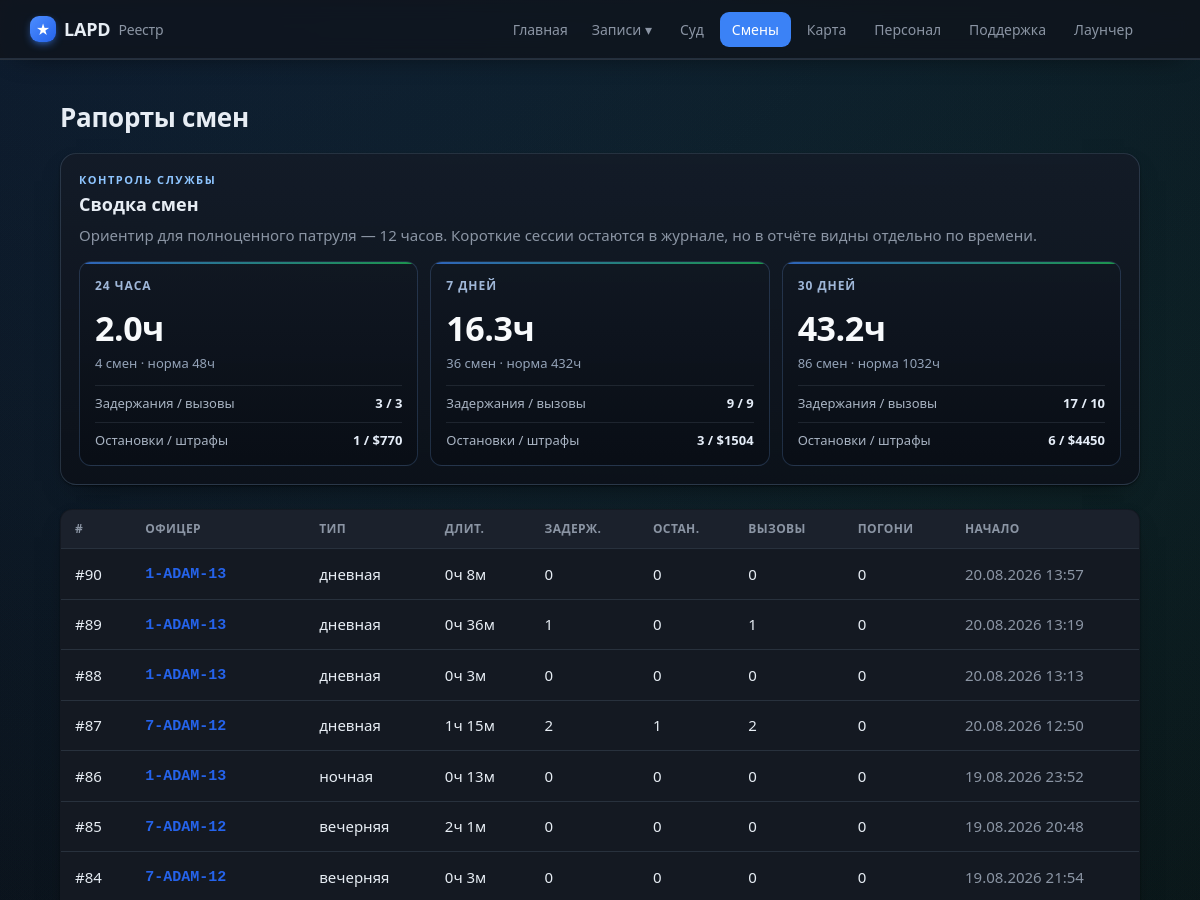
Page /shifts (upper part) on the earlier database version.
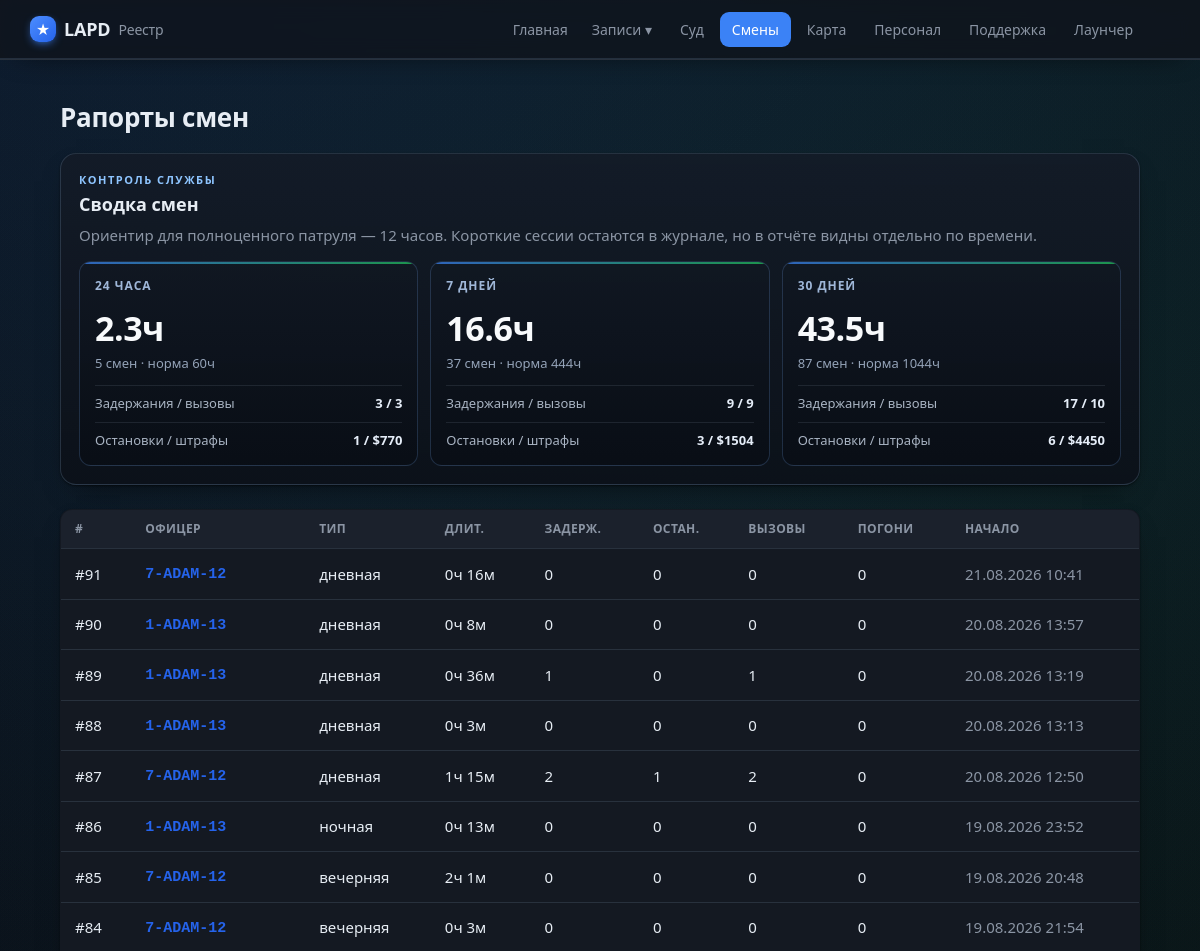
Same page on the later database version.
### tables this page shows
CREATE TABLE shifts (
                id INTEGER PRIMARY KEY AUTOINCREMENT,
                officer_id INTEGER NOT NULL,
                shift_type TEXT,
                started_at TEXT NOT NULL,
                ended_at TEXT,
                duration_min INTEGER DEFAULT 0,
                arrests INTEGER DEFAULT 0,
                traffic_stops INTEGER DEFAULT 0,
                pursuits INTEGER DEFAULT 0,
                pit INTEGER DEFAULT 0,
                callouts INTEGER DEFAULT 0,
                fines_total INTEGER DEFAULT 0,
                is_test INTEGER DEFAULT 0, source_ext TEXT,
                FOREIGN KEY (officer_id) REFERENCES officers(id)
            );

CREATE TABLE officers (
                id INTEGER PRIMARY KEY AUTOINCREMENT,
                callsign TEXT UNIQUE NOT NULL,
                name TEXT
            , current_status TEXT, status_since TEXT, rank TEXT, department TEXT, discord TEXT, is_admin INTEGER);

### app/main.py (the view)
@app.route("/shifts")
def shifts():
    return render_template("shifts.html", shifts=db.list_shifts(200),
                           periods=db.shift_periods())

### app/db.py (called while the page is built)
def fmt_dt(iso):
    try:
        dt = datetime.datetime.fromisoformat(iso)
        return dt.strftime("%d.%m.%Y %H:%M")
    except Exception:
        return iso or "—"

@contextmanager
def get_conn():
    conn = sqlite3.connect(config.DB_PATH)
    conn.row_factory = sqlite3.Row
    try:
        yield conn
        conn.commit()
    finally:
        conn.close()

def _row_to_shift(r):
    d = dict(r)
    d["is_test"] = bool(r["is_test"]) if "is_test" in r.keys() else False
    d["type_ru"] = SHIFT_TYPE_RU.get(r["shift_type"], r["shift_type"] or "—")
    dm = r["duration_min"] or 0
    d["duration_h"] = f"{dm // 60}ч {dm % 60}м"
    d["started_fmt"] = fmt_dt(r["started_at"])
    return d

def list_shifts(limit=100, officer_id=None):
    q = """SELECT shifts.*, officers.callsign, officers.name AS officer_name
           FROM shifts JOIN officers ON officers.id = shifts.officer_id"""
    params = []
    if officer_id:
        q += " WHERE shifts.officer_id=?"; params.append(officer_id)
    q += " ORDER BY shifts.id DESC LIMIT ?"; params.append(limit)
    with get_conn() as c:
        return [_row_to_shift(r) for r in c.execute(q, params).fetchall()]

### app/templates/shifts.html (shortened to what this page needs)
{% extends "base.html" %}
{% block content %}
<div class="case-head">
  <h1>Рапорты смен</h1>
</div>
<section class="period-panel">
  <div class="section-kicker">Контроль службы</div>
  <h2>Сводка смен</h2>
  <p class="muted">Ориентир для полноценного патруля — 12 часов. Короткие сессии остаются в журнале, но в отчёте видны отдельно по времени.</p>
  <div class="period-grid">
    {% for p in periods %}
      <article class="period-card">
        <div class="period-title">{{ p.label }}</div>
        <div class="period-main">{{ p.hours }}ч</div>
        <div class="period-sub">{{ p.count }} смен · норма {{ (p.count * 12) }}ч</div>
        <div class="period-line">
          <span>Задержания / вызовы</span>
          <b>{{ p.arrests }} / {{ p.callouts }}</b>
        </div>
        <div class="period-line">
          <span>Остановки / штрафы</span>
          <b>{{ p.traffic_stops }} / ${{ p.fines_total }}</b>
        </div>
      </article>
    {% endfor %}
  </div>
</section>
{% if shifts %}
<table class="tbl">
  <thead><tr><th>#</th><th>Офицер</th><th>Тип</th><th>Длит.</th><th>Задерж.</th><th>Остан.</th><th>Вызовы</th><th>Погони</th><th>Начало</th></tr></thead>
  <tbody>
  {% for s in shifts %}
    <tr onclick="location='{{ url_for('shift_view', sid=s.id) }}'">
      <td><a class="row-link" href="{{ url_for('shift_view', sid=s.id) }}" onclick="event.stopPropagation()">#{{ s.id }}</a></td>
      <td>{% if s.callsign %}<a class="cs" href="{{ url_for('officer_view', callsign=s.callsign) }}" onclick="event.stopPropagation()">{{ s.callsign }}</a>{% else %}—{% endif %}
        {% if s.is_test %}<span class="tag test">ТЕСТ</span>{% endif %}</td>
      <td>{{ s.type_ru }}</td>
      <td>{{ s.duration_h }}</td>
      <td>{{ s.arrests }}</td>
      <td>{{ s.traffic_stops }}</td>
      <td>{{ s.callouts }}</td>
      <td>{{ s.pursuits }}</td>
      <td class="muted">{{ s.started_fmt }}</td>
    </tr>
  {% endfor %}
  </tbody>
</table>
{% else %}
  <p class="empty">Смен пока нет<span class="empty-sub">После закрытия игры агент отправит первый рапорт автоматически.</span></p>
{% endif %}
{% endblock %}

Differences in the rows shown:
added shifts: id "91", callsign "7-ADAM-12", type_ru "дневная", duration_h "0ч 16м", arrests "0", traffic_stops "0", callouts "0", pursuits "0", started_fmt "21.08.2026 10:41"
Other differences:
new list line: "24 ЧАСА 2.3 ч 5 смен · норма 60 ч Задержания / вызовы 3 / 3 Остановки / штрафы 1 / $ 770"
new list line: "7 ДНЕЙ 16.6 ч 37 смен · норма 444 ч Задержания / вызовы 9 / 9 Остановки / штрафы 3 / $ 1504"
new list line: "30 ДНЕЙ 43.5 ч 87 смен · норма 1044 ч Задержания / вызовы 17 / 10 Остановки / штрафы 6 / $ 4450"
list line gone: "24 ЧАСА 2.0 ч 4 смен · норма 48 ч Задержания / вызовы 3 / 3 Остановки / штрафы 1 / $ 770"
list line gone: "7 ДНЕЙ 16.3 ч 36 смен · норма 432 ч Задержания / вызовы 9 / 9 Остановки / штрафы 3 / $ 1504"
list line gone: "30 ДНЕЙ 43.2 ч 86 смен · норма 1032 ч Задержания / вызовы 17 / 10 Остановки / штрафы 6 / $ 4450"
